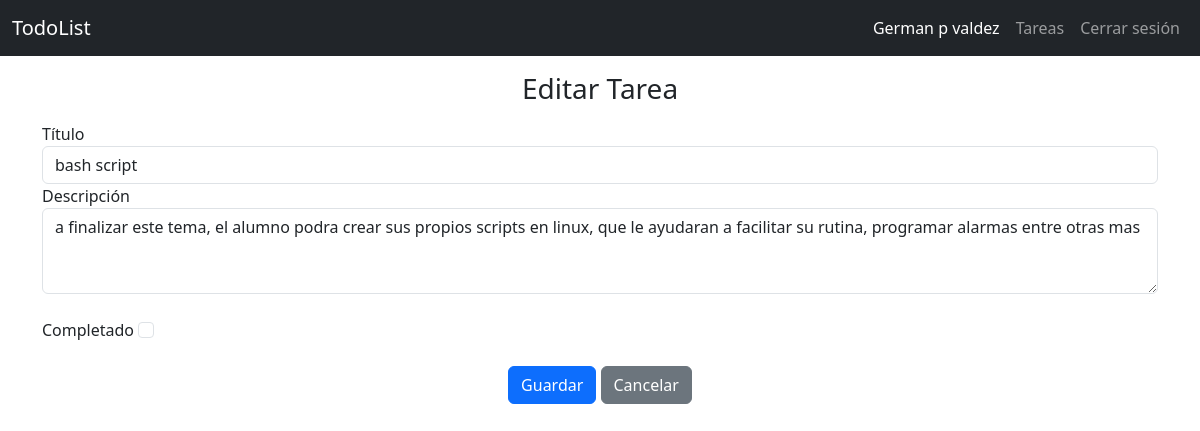
Screenshot of /todo/update/2 (signed in) with the database file from the repository.
### todor/models.py (models this page shows, shortened)
class User(db.Model):
    id = db.Column(db.Integer, primary_key = True)
    username = db.Column(db.String(20), unique = True, nullable = False)
    password = db.Column(db.Text, nullable = False)

class Todo(db.Model):
    id = db.Column(db.Integer, primary_key = True)
    created_by = db.Column(db.Integer, db.ForeignKey('user.id'), nullable = False)
    title = db.Column(db.String(100), nullable = False)
    desc = db.Column(db.Text)
    state = db.Column(db.Boolean, default = False)

### todor/todo.py (the view)
@bp.route('/update/<int:id>', methods=('GET','POST'))
@login_required
def update(id):
    todo = get_todo(id)
    if request.method == 'POST':
        todo.title = request.form['title']
        todo.desc = request.form['desc']
        todo.state = True if request.form.get('state') == 'on' else False
        db.session.commit()
        return redirect(url_for('todo.index'))
    return render_template('todo/update.html', todo = todo)

### todor/auth.py (called while the page is built)
@bp.before_app_request
def load_logged_in_user():
    user_id = session.get('user_id')
    if user_id is None:
        g.user = None
    else:
        g.user = User.query.get_or_404(user_id)

def login_required(view):
    @functools.wraps(view)
    def wrapped_view(**kwargs):
        if g.user is None:
            return redirect(url_for('auth.login'))
        return view(**kwargs)
    return wrapped_view

### todor/todo.py (called while the page is built)
def get_todo(id):
    todo = Todo.query.get_or_404(id)
    return todo

### todor/templates/todo/update.html
{% extends 'base.html'%}
{% block content %}
<section class="container-sm">
    <h3 class="text-center mt-3 mb-3">{% block title %}Editar Tarea{% endblock %}</h3>
    <form action="" method="post">
        <div class="form-group">
            <label for="title">Título</label>
            <input type="text" class="form-control" id="title" name="title" required value="{{ todo.title }}">
        </div>
        <div class="form-group">
            <label for="desc">Descripción</label>
            <textarea class="form-control" id="desc" name="desc" rows="3">{{ todo.desc }}</textarea>
        </div>
        <br>
        <div class="form-group">
            <label for="state">Completado</label>
            <input class="form-check-input" type="checkbox" name="state" id="state" {% if todo.state == true %} checked {% endif%}>
        </div>
        <br>
        <div class="text-center">
            <input type="submit" class="btn btn-primary" value="Guardar">
            <a href="{{ url_for('todo.index') }}" class="btn btn-secondary">Cancelar</a>
        </div>
    </form>
</section>
{% endblock %}

### todor/templates/base.html (shortened to what this page needs)
<!DOCTYPE html>
<html lang="en">
<head>
    <link href="https://cdn.jsdelivr.net/npm/bootstrap@5.3.0-alpha1/dist/css/bootstrap.min.css" rel="stylesheet"
>
</head>
<body>
    <nav class="navbar navbar-expand-sm navbar-dark bg-dark" data-bs-theme="dark">
        <div class="container-fluid">
            <a class="navbar-brand" href="{{url_for('index')}}">TodoList</a>
            <div class="collapse navbar-collapse justify-content-end" id="navbarNav">
                <ul class="navbar-nav">
                    {% if g.user %}
                    <li class="nav-item">
                        <span class="nav-link active"> {{ g.user.username }} </span>
                    </li>
                    <li class="nav-item">
                        <a class="nav-link" href="{{url_for('todo.index')}}">Tareas</a>
                    </li>
                    <li class="nav-item">
                        <a class="nav-link" href="{{url_for('auth.logout')}}">Cerrar sesión</a>
                    </li>
                    {% endif %}
                </ul>
            </div>
        </div>
    </nav>
    {% block content %}
    {% endblock%}
</body>
</html>

### rows the page displays
User: user.username "German p valdez"
Todo: title "bash script", desc "a finalizar este tema, el alumno podra crear sus propios scripts en linux, que le ayudaran a facilitar su rutina, programar alarmas entre otras mas"
